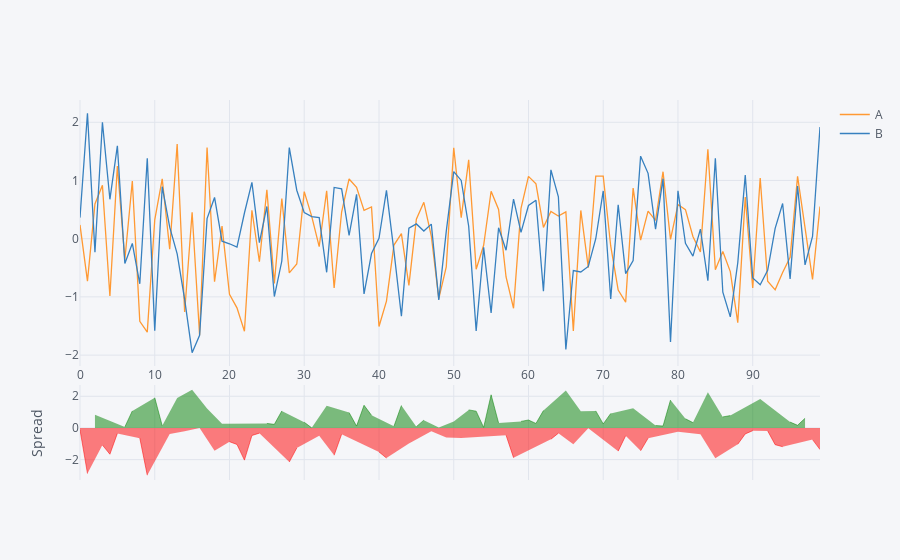

Notebook code for this chart:
### Markdown cell above
## Spread Plot

### Code cell
df[["A","B"]].iplot(kind='spread')
